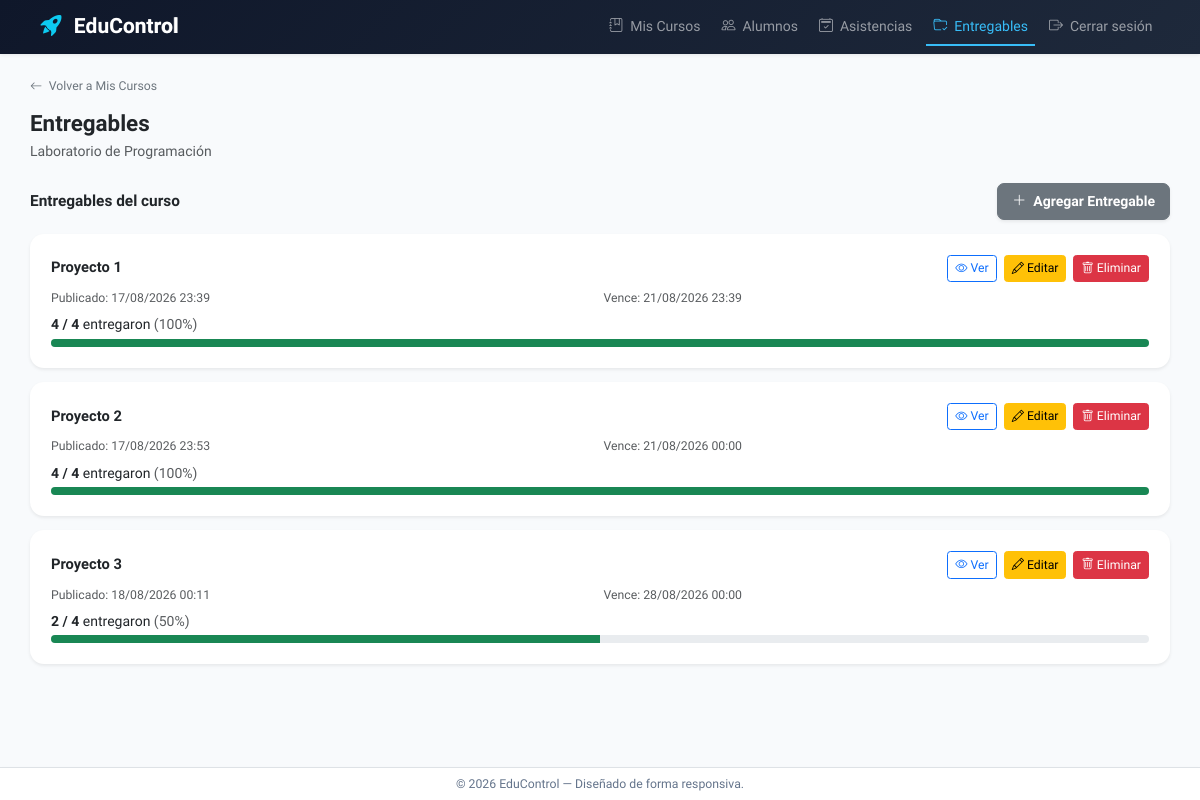
The page /mis-cursos/2/entregables/ (signed in) on the database as committed earlier.
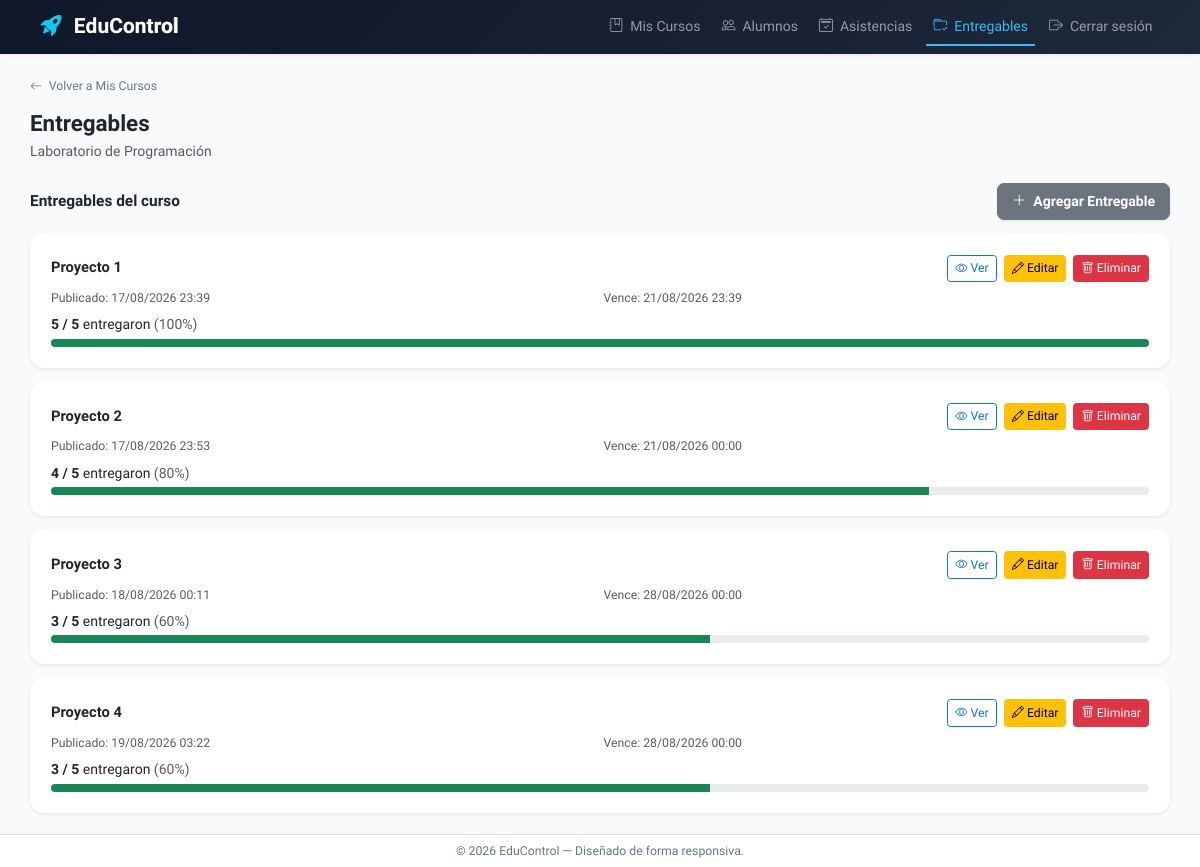
The same page on the database as committed later.
### myApp/models.py (models this page shows, shortened)
class Curso(models.Model):
    nombre = models.CharField(max_length=100)
    camada = models.IntegerField()
    profesores = models.ManyToManyField(
        Profesor,
        related_name='cursos',
        blank=True,
    )

class Entregable(models.Model):
    nombre = models.CharField(max_length=100)
    fecha_publicacion = models.DateTimeField(null=True, blank=True)
    fecha_vencimiento = models.DateTimeField(null=True, blank=True)
    publicado = models.BooleanField(default=True)
    consigna = models.TextField(blank=True, default='')
    archivo = models.FileField(upload_to='entregables/', blank=True, null=True)
    cantidad_entregados = models.IntegerField(
        default=0,
        validators=[MinValueValidator(0)]
    )
    curso = models.ForeignKey(
        Curso,
        null=True,
        blank=True,
        on_delete=models.CASCADE,
        related_name='entregables',
    )

### myApp/views.py (the view)
# urls.py: path('mis-cursos/<int:id>/entregables/', curso_entregables, name='curso_entregables'),
@login_required
@profesor_required
def curso_entregables(request, id):
    curso = get_object_or_404(Curso, id=id, profesores__user=request.user)
    inscripciones = Inscripcion.objects.filter(curso=curso).select_related('estudiante')
    entregables_info = _entregables_info_de_curso(curso, inscripciones)
    return render(request, 'myApp/curso_entregables.html', {
        'curso': curso,
        'entregables_info': entregables_info,
    })

### myApp/context_processors.py (called while the page is built)
def roles(request):
    return {
        'es_admin': es_administrador(request.user),
        'es_profesor': es_profesor(request.user),
    }

### myApp/templates/myApp/curso_entregables.html (shortened to what this page needs)
{% extends 'myApp/base.html' %}
{% block contenido %}
<div class="mb-3">
    <a href="{% url 'myapp:mis_cursos' %}" class="text-decoration-none text-secondary small fw-medium">
        <i class="bi bi-arrow-left me-1"></i> Volver a Mis Cursos
    </a>
</div>
<div class="mb-4">
    <h1 class="fw-bold text-dark mb-1">Entregables</h1>
    <p class="text-muted mb-0">{{ curso.nombre }}</p>
</div>
<div class="d-flex align-items-center justify-content-between mb-3">
    <h4 class="fw-bold text-dark mb-0">Entregables del curso</h4>
    <a href="{% url 'myapp:entregableCrearEnCurso' curso.id %}" class="btn btn-secondary shadow-sm px-3 py-2 fw-semibold rounded-3">
        <i class="bi bi-plus-lg me-2"></i>Agregar Entregable
    </a>
</div>
{% for item in entregables_info %}
<div class="card shadow-sm border-0 rounded-4 mb-3">
    <div class="card-body p-3 p-md-4">
        <div class="d-flex align-items-center justify-content-between mb-2 flex-wrap gap-2">
            <h5 class="fw-bold text-dark mb-0">{{ item.entregable.nombre }}</h5>
            <div>
                <a href="{% url 'myapp:entregableVer' item.entregable.id %}" class="btn btn-outline-primary btn-sm me-1">
                    <i class="bi bi-eye"></i> Ver
                </a>
                <a href="{% url 'myapp:entregableEditar' item.entregable.id %}" class="btn btn-warning btn-sm me-1">
                    <i class="bi bi-pencil"></i> Editar
                </a>
                <a href="{% url 'myapp:entregableEliminar' item.entregable.id %}" class="btn btn-danger btn-sm">
                    <i class="bi bi-trash"></i> Eliminar
                </a>
            </div>
        </div>
        <div class="row g-2 small text-muted mb-2">
            <div class="col-sm-6">
                Publicado:
                {% if item.entregable.fecha_publicacion %}{{ item.entregable.fecha_publicacion|date:"d/m/Y H:i" }}{% else %}—{% endif %}
            </div>
            <div class="col-sm-6">
                Vence:
                {% if item.entregable.fecha_vencimiento %}{{ item.entregable.fecha_vencimiento|date:"d/m/Y H:i" }}{% else %}—{% endif %}
            </div>
        </div>
        <p class="mb-1">
            <strong>{{ item.cantidad_entregados }} / {{ item.total_alumnos }}</strong> entregaron
            <span class="text-muted">({{ item.porcentaje }}%)</span>
        </p>
        <div class="progress mb-0" style="height: 8px; border-radius: 4px;">
            <div class="progress-bar bg-success" role="progressbar" style="width: {{ item.porcentaje }}%"></div>
        </div>
    </div>
</div>
{% empty %}
<div class="text-center p-5 bg-white rounded-4 border shadow-sm">
    <i class="bi bi-folder-x text-muted" style="font-size: 3rem;"></i>
    <h5 class="fw-bold text-dark mt-3">No hay entregables cargados en este curso</h5>
</div>
{% endfor %}
{% endblock %}

### myApp/templates/myApp/base.html (shortened to what this page needs)
{% load static %}
<!DOCTYPE html>
<html lang="es">
<head>
    <link href="https://cdn.jsdelivr.net/npm/bootstrap@5.3.0/dist/css/bootstrap.min.css" rel="stylesheet">
    <link rel="stylesheet" href="https://cdn.jsdelivr.net/npm/bootstrap-icons@1.11.0/font/bootstrap-icons.css">
    <link rel="stylesheet" href="https://cdnjs.cloudflare.com/ajax/libs/animate.css/4.1.1/animate.min.css"/>
    <link rel="stylesheet" href="{% static 'css/responsive.css' %}">
</head>
<body class="d-flex flex-column min-vh-100">
    <nav class="navbar navbar-expand-lg navbar-dark shadow-sm py-2">
        <div class="container">
            <a class="navbar-brand fw-bold fs-4 text-white" href="{% url 'myapp:index' %}">
                <i class="bi bi-rocket-takeoff-fill text-info me-2"></i>
                <span class="navbar-brand-text">
                    <span>E</span><span>d</span><span>u</span><span>C</span><span>o</span><span>n</span><span>t</span><span>r</span><span>o</span><span>l</span>
                </span>
            </a>
            <div class="collapse navbar-collapse" id="navbarNav">
               <ul class="navbar-nav ms-auto ms-md-auto gap-2 text-center text-md-start">
                    {% if user.is_authenticated %}
                        {% if es_admin %}
                        <li class="nav-item">
                            <a class="nav-link {% if request.resolver_match.url_name == 'index' %}active{% endif %}" href="{% url 'myapp:index' %}">
                                <i class="bi bi-house-door me-1"></i> Inicio
                            </a>
                        </li>
                        <li class="nav-item">
                            <a class="nav-link {% if request.resolver_match.url_name == 'cursos' or request.resolver_match.url_name == 'cursoFormulario' %}active{% endif %}" href="{% url 'myapp:cursos' %}">
                                <i class="bi bi-journal-bookmark me-1"></i> Cursos
                            </a>
                        </li>
                        <li class="nav-item">
                            <a class="nav-link {% if request.resolver_match.url_name == 'estudiantes' %}active{% endif %}" href="{% url 'myapp:estudiantes' %}">
                                <i class="bi bi-people me-1"></i> Estudiantes
                            </a>
                        </li>
                        <li class="nav-item">
                            <a class="nav-link {% if request.resolver_match.url_name == 'profesores' %}active{% endif %}" href="{% url 'myapp:profesores' %}">
                                <i class="bi bi-person-workspace me-1"></i> Profesores
                            </a>
                        </li>
                        {% elif es_profesor %}
                        <li class="nav-item">
                            <a class="nav-link {% if request.resolver_match.url_name == 'mis_cursos' %}active{% endif %}" href="{% url 'myapp:mis_cursos' %}">
                                <i class="bi bi-journal-bookmark me-1"></i> Mis Cursos
                            </a>
                        </li>
                        {% if curso %}
                        <li class="nav-item">
                            <a class="nav-link {% if request.resolver_match.url_name == 'curso_detail' %}active{% endif %}" href="{% url 'myapp:curso_detail' curso.id %}">
                                <i class="bi bi-people me-1"></i> Alumnos
                            </a>
                        </li>
                        <li class="nav-item">
                            <a class="nav-link {% if request.resolver_match.url_name == 'tomar_asistencia' %}active{% endif %}" href="{% url 'myapp:tomar_asistencia' curso.id %}">
                                <i class="bi bi-calendar2-check me-1"></i> Asistencias
                            </a>
                        </li>
                        <li class="nav-item">
                            <a class="nav-link {% if request.resolver_match.url_name == 'curso_entregables' %}active{% endif %}" href="{% url 'myapp:curso_entregables' curso.id %}">
                                <i class="bi bi-folder-check me-1"></i> Entregables
                            </a>
                        </li>
                        {% endif %}
                        {% endif %}
                        <li class="nav-item">
                            <a class="nav-link" href="{% url 'myapp:logout' %}">
                                <i class="bi bi-box-arrow-right me-1"></i> Cerrar sesión
                            </a>
                        </li>
                    {% endif %}
                </ul>
            </div>
        </div>
    </nav>
    <div class="container mt-3 mt-md-4 mb-2 flex-grow-1 px-3 px-md-0">
        {% block contenido %}
        {% endblock %}
    </div>
    <footer class="footer text-center py-2 border-top mt-auto shadow-sm">
        <div class="container">
            <p class="mb-0 small fw-medium">&copy; 2026 EduControl — Diseñado de forma responsiva.</p>
        </div>
    </footer>
</body>
</html>

### myApp/templates/myApp/base.html (style rules this page uses)
html { font-size: 14px; }
body { font-family: 'Plus Jakarta Sans', sans-serif; background-color: #f8fafc; }
.navbar { background: linear-gradient(135deg, #0f172a 0%, #1e293b 100%); }
.nav-link { font-weight: 500; transition: color 0.2s ease-in-out; }
.nav-link.active { color: #38bdf8 !important; border-bottom: 2px solid #38bdf8; }
.footer { background-color: #ffffff; color: #64748b; }
h1 { font-size: 1.6rem; }
h4 { font-size: 1.1rem; }
h5 { font-size: 1.05rem; }
.navbar-brand { position: relative; overflow: visible; }
.navbar-brand i.bi-rocket-takeoff-fill { display: inline-block !important; animation: floatRocket 2.5s ease-in-out infinite !important; transition: transform 0.3s ease !important; position: relative; z-index: 2; }
.navbar-brand i.bi-rocket-takeoff-fill::after { content: ''; position: absolute; bottom: -10px; left: 50%; transform: translateX(-50%); width: 8px; height: 0; background: linear-gradient(to bottom, #fbbf24, #f59e0b, #ef4444, transparent); border-radius: 50%; opacity: 0; transition: all 0.3s ease; z-index: 1; }
.navbar-brand-text { display: inline-block; position: relative; }
.navbar-brand-text span { display: inline-block; transition: all 0.3s ease; }
.navbar-brand-text::before { content: 'EduControl'; position: absolute; top: 0; left: 0; width: 100%; height: 100%; background: linear-gradient(90deg, transparent, rgba(255, 255, 255, 0.8), transparent); background-size: 200% 100%; -webkit-background-clip: text; -webkit-text-fill-color: transparent; background-clip: text; animation: shineSweep 3s linear infinite; pointer-events: none; }

Rows that differ between the two databases and show on the page:
changed Entregable "Proyecto 1": cantidad_entregados "4" → "5"; total_alumnos "4" → "5"
computed for Entregable "Proyecto 2": total_alumnos "4" → "5"; porcentaje "100" → "80"; {{ item.porcentaje }} 100 → 80 (drawn)
changed Entregable "Proyecto 3": cantidad_entregados "2" → "3"; total_alumnos "4" → "5"; porcentaje "50" → "60"; {{ item.porcentaje }} 50 → 60 (drawn)
added Entregable: entregable.nombre "Proyecto 4", entregable.fecha_publicacion "19/08/2026 03:22", entregable.fecha_vencimiento "28/08/2026 00:00", cantidad_entregados "3", total_alumnos "5", porcentaje "60"
